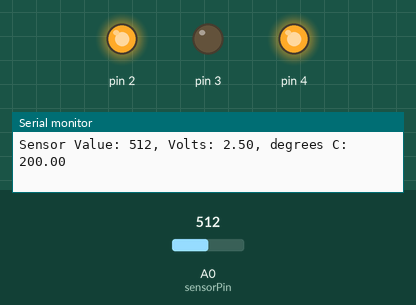
Recording of a sketch running on a simulated Arduino Uno, built with avr-gcc and run on an emulated ATmega328P. Shown: output pins drawn as LEDs (lit = HIGH), the last lines printed to the serial monitor. The test bench sets the inputs (shaded band); at power-on: A0 (sensorPin) = 512.

Above: at 1.2 s.
1.3 s: A0 (sensorPin) set to 166
4.3 s: A0 (sensorPin) set to 155
At 5.5 s:
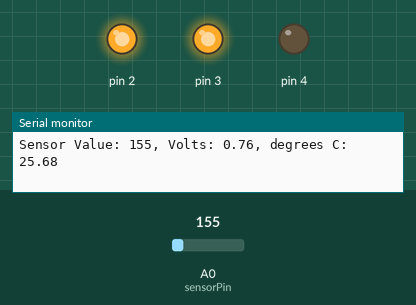
5.8 s: A0 (sensorPin) set to 122
At 7.0 s:
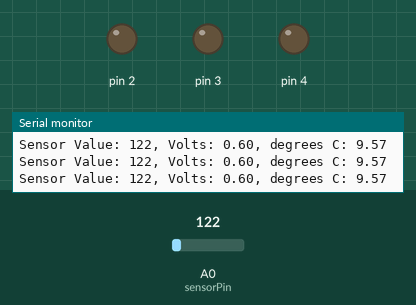
7.3 s: A0 (sensorPin) set to 1023
At 7.6 s:
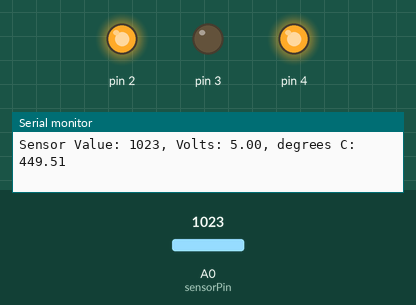
8.8 s: A0 (sensorPin) set to 0
At 9.2 s:
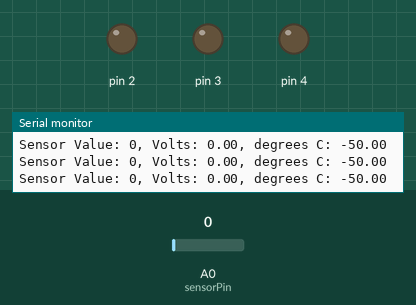
Timing chart, 0 to 11.3 s (numbered marks = the images above; inputs shaded):
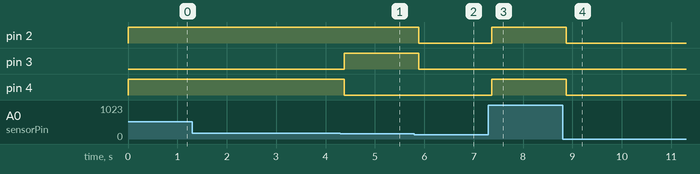

The sketch:

main.ino
```cpp
const int sensorPin = A0;
const float baselineTemp = 20.0;

void setup() {
  Serial.begin(9600);
  for (int pinNumber = 2; pinNumber < 5; pinNumber++) {
    pinMode(pinNumber, OUTPUT);
    digitalWrite(pinNumber, LOW);
  }
}

void loop() {
  int sensorVal = analogRead(sensorPin);
  float voltage = sensorVal * 5.0 / 1024.0;
  float temperature = (voltage - 0.5) * 100;

  Serial.print("Sensor Value: ");
  Serial.print(sensorVal);
  Serial.print(", Volts: ");
  Serial.print(voltage);
  Serial.print(", degrees C: ");
  Serial.println(temperature);

  updateLEDs(temperature);
  delay(5);
}

void updateLEDs(float temperature) {
  int ledState = temperature >= baselineTemp ? HIGH : LOW;
  digitalWrite(2, ledState);

  ledState = temperature >= baselineTemp + 2 && temperature < baselineTemp + 6 ? HIGH : LOW;
  digitalWrite(3, ledState);

  ledState = temperature >= baselineTemp + 6 ? HIGH : LOW;
  digitalWrite(4, ledState);
}
```

Measured:
- the behaviour switches between 156 and 155 on A0 (sensorPin) (found by bisection; images 0 and 1)
- after the input at 4.3 s, pin 3: LOW → HIGH after 0.08 s; pin 4: HIGH → LOW after 0.08 s
- after the input at 5.8 s, pin 2, pin 3: HIGH → LOW after 0.09 s
- after the input at 7.3 s, pin 2, pin 4: LOW → HIGH after 0.07 s
- after the input at 8.8 s, pin 2, pin 4: HIGH → LOW after 0.08 s
